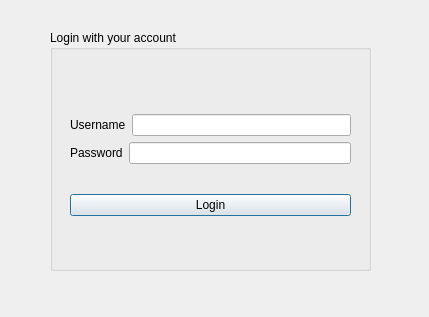
<?xml version="1.0" encoding="UTF-8"?>
<ui version="4.0">
 <class>LoginForm</class>
 <widget class="QDialog" name="LoginForm">
  <property name="geometry">
   <rect>
    <x>0</x>
    <y>0</y>
    <width>429</width>
    <height>317</height>
   </rect>
  </property>
  <property name="windowTitle">
   <string>Dialog</string>
  </property>
  <widget class="QGroupBox" name="groupBox">
   <property name="geometry">
    <rect>
     <x>50</x>
     <y>30</y>
     <width>321</width>
     <height>241</height>
    </rect>
   </property>
   <property name="title">
    <string>Login with your account</string>
   </property>
   <widget class="QWidget" name="layoutWidget">
    <property name="geometry">
     <rect>
      <x>20</x>
      <y>60</y>
      <width>281</width>
      <height>151</height>
     </rect>
    </property>
    <layout class="QVBoxLayout" name="verticalLayout_2">
     <item>
      <layout class="QVBoxLayout" name="verticalLayout">
       <item>
        <layout class="QHBoxLayout" name="horizontalLayout">
         <item>
          <widget class="QLabel" name="label">
           <property name="text">
            <string>Username</string>
           </property>
          </widget>
         </item>
         <item>
          <widget class="QLineEdit" name="usrnameLEdt"/>
         </item>
        </layout>
       </item>
       <item>
        <layout class="QHBoxLayout" name="horizontalLayout_2">
         <item>
          <widget class="QLabel" name="label_2">
           <property name="text">
            <string>Password</string>
           </property>
          </widget>
         </item>
         <item>
          <widget class="QLineEdit" name="pwdLEdt">
           <property name="echoMode">
            <enum>QLineEdit::Password</enum>
           </property>
          </widget>
         </item>
        </layout>
       </item>
      </layout>
     </item>
     <item>
      <widget class="QPushButton" name="loginBtn">
       <property name="text">
        <string>Login</string>
       </property>
      </widget>
     </item>
    </layout>
   </widget>
  </widget>
 </widget>
 <resources/>
 <connections/>
</ui>
